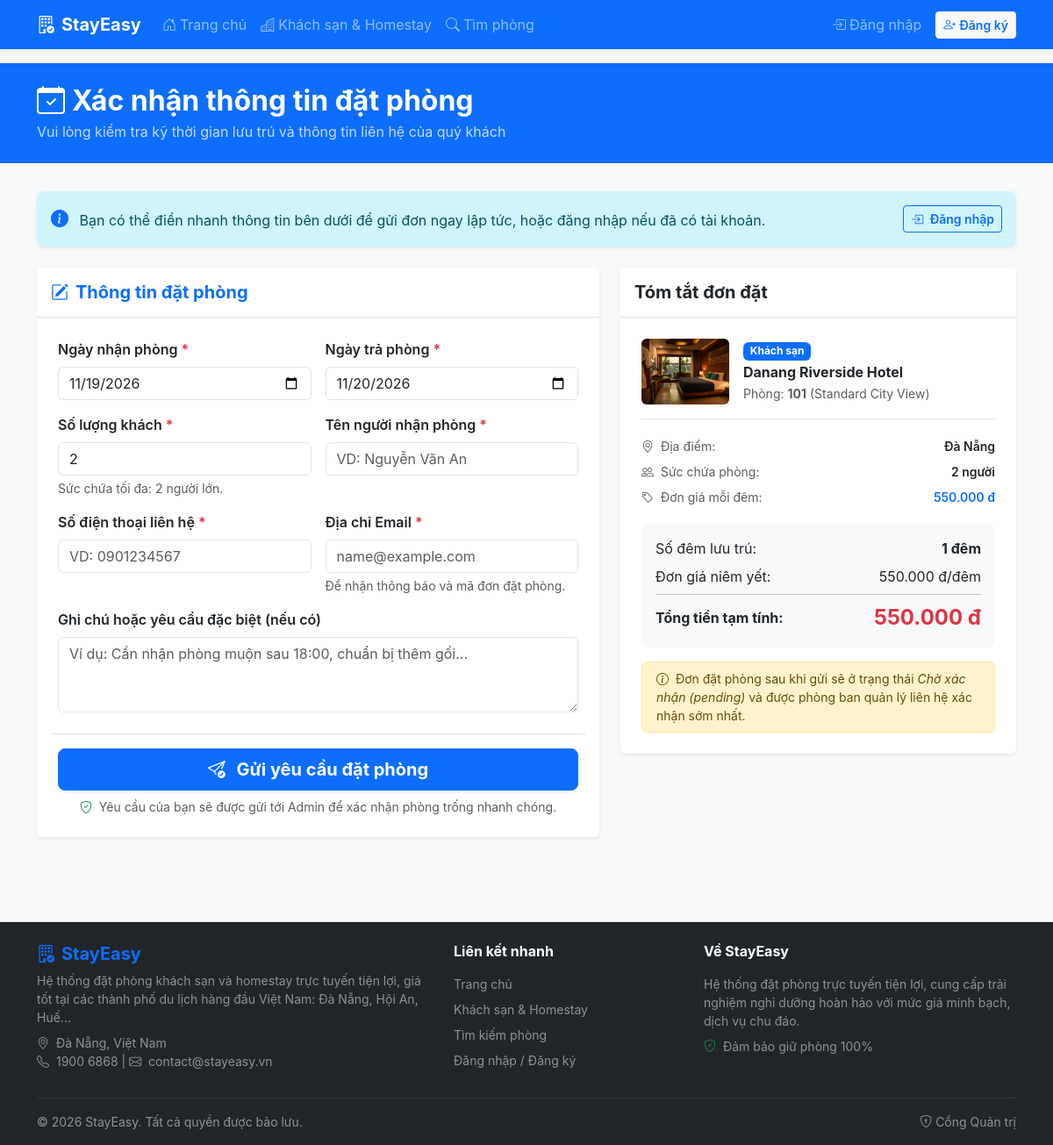
The app's page /booking_create.php with its own data.
### tables this page shows
CREATE TABLE `rooms` (
  `id` INT AUTO_INCREMENT PRIMARY KEY,
  `property_id` INT NOT NULL,
  `room_type_id` INT NOT NULL,
  `room_number` VARCHAR(20) NOT NULL,
  `capacity` INT NOT NULL DEFAULT 2,
  `price_per_night` DECIMAL(12, 0) NOT NULL DEFAULT 0,
  `amenities` TEXT DEFAULT NULL,
  `image` VARCHAR(255) DEFAULT NULL,
  `status` ENUM('active', 'inactive') NOT NULL DEFAULT 'active',
  CONSTRAINT `fk_rooms_property` FOREIGN KEY (`property_id`) REFERENCES `properties` (`id`) ON DELETE RESTRICT,
  CONSTRAINT `fk_rooms_room_type` FOREIGN KEY (`room_type_id`) REFERENCES `room_types` (`id`) ON DELETE RESTRICT
);

CREATE TABLE `properties` (
  `id` INT AUTO_INCREMENT PRIMARY KEY,
  `name` VARCHAR(150) NOT NULL,
  `type` ENUM('hotel', 'homestay') NOT NULL DEFAULT 'hotel',
  `address` VARCHAR(255) NOT NULL,
  `city` VARCHAR(100) NOT NULL,
  `description` TEXT DEFAULT NULL,
  `amenities` TEXT DEFAULT NULL,
  `image` VARCHAR(255) DEFAULT NULL,
  `status` ENUM('active', 'inactive') NOT NULL DEFAULT 'active'
);

CREATE TABLE `room_types` (
  `id` INT AUTO_INCREMENT PRIMARY KEY,
  `property_id` INT NOT NULL,
  `name` VARCHAR(100) NOT NULL,
  `description` TEXT DEFAULT NULL,
  `status` ENUM('active', 'inactive') NOT NULL DEFAULT 'active',
  CONSTRAINT `fk_room_types_property` FOREIGN KEY (`property_id`) REFERENCES `properties` (`id`) ON DELETE RESTRICT
);

### includes/functions.php (called while the page is built, shortened)
<?php
function e($value) {
    return htmlspecialchars($value ?? '', ENT_QUOTES, 'UTF-8');
}
function format_money($amount) {
    return number_format((float)$amount, 0, ',', '.') . ' đ';
}
function is_logged_in() {
    return !empty($_SESSION['user_id']);
}
function current_user() {
    if (!is_logged_in()) {
        return null;
    }
    return [
        'id'          => $_SESSION['user_id'],
        'email'       => $_SESSION['email'] ?? '',
        'role'        => $_SESSION['role'] ?? 'customer',
        'customer_id' => $_SESSION['customer_id'] ?? null,
        'full_name'   => $_SESSION['full_name'] ?? 'Khách',
    ];
}
function get_property_type_text($type) {
    return $type === 'homestay' ? 'Homestay' : 'Khách sạn';
}

### booking_create.php (the view, shortened to what this page needs)
<?php
require_once __DIR__ . '/config/db.php';
require_once __DIR__ . '/includes/functions.php';
$room_id = (int)($_POST['room_id'] ?? ($_GET['room_id'] ?? 0));
if ($room_id <= 0) {
    $firstRoom = $pdo->query("SELECT id FROM rooms WHERE status = 'active' ORDER BY id ASC LIMIT 1")->fetchColumn();
    $room_id = (int)$firstRoom;
}
$stmtRoom = $pdo->prepare("
    SELECT r.*, p.name as property_name, p.address as property_address, p.city as property_city,
           p.type as property_type, p.status as property_status, rt.name as room_type_name
    FROM rooms r
    JOIN properties p ON r.property_id = p.id
    JOIN room_types rt ON r.room_type_id = rt.id
    WHERE r.id = ? AND r.status = 'active' AND p.status = 'active'
");
$stmtRoom->execute([$room_id]);
$room = $stmtRoom->fetch();
$user = current_user();
$customer = null;
$check_in      = $_POST['check_in'] ?? ($_GET['check_in'] ?? date('Y-m-d'));
$check_out     = $_POST['check_out'] ?? ($_GET['check_out'] ?? date('Y-m-d', strtotime('+1 day')));
$guests        = (int)($_POST['guests'] ?? ($_GET['guests'] ?? min(2, $room['capacity'])));
$contact_name  = trim($_POST['contact_name'] ?? ($customer['full_name'] ?? ''));
$contact_phone = trim($_POST['contact_phone'] ?? ($customer['phone'] ?? ''));
$contact_email = trim($_POST['contact_email'] ?? ($user['email'] ?? ''));
$note          = trim($_POST['note'] ?? '');
$calc_nights = 1;
if (!empty($check_in) && !empty($check_out) && $check_out > $check_in) {
    $d1 = new DateTime($check_in);
    $d2 = new DateTime($check_out);
    $calc_nights = $d1->diff($d2)->days;
}
$calc_total = $calc_nights * (float)$room['price_per_night'];
require_once __DIR__ . '/includes/header.php';
?>
<div class="bg-primary text-white py-4 mb-4">
    <div class="container">
        <h2 class="fw-bold mb-1"><i class="bi bi-calendar-check me-2"></i>Xác nhận thông tin đặt phòng</h2>
        <p class="mb-0 opacity-75">Vui lòng kiểm tra kỹ thời gian lưu trú và thông tin liên hệ của quý khách</p>
    </div>
</div>
<div class="container py-2 pb-5">
    <?php if (!$user): ?>
        <div class="alert alert-info d-flex flex-wrap align-items-center justify-content-between p-3 mb-4 rounded-3 shadow-sm border-0">
            <div>
                <i class="bi bi-info-circle-fill me-2 fs-5 text-primary"></i>
                Bạn có thể điền nhanh thông tin bên dưới để gửi đơn ngay lập tức, hoặc đăng nhập nếu đã có tài khoản.
            </div>
            <a href="/login.php?redirect=<?= urlencode($_SERVER['REQUEST_URI']) ?>" class="btn btn-outline-primary btn-sm fw-semibold mt-2 mt-sm-0">
                <i class="bi bi-box-arrow-in-right me-1"></i> Đăng nhập
            </a>
        </div>
    <?php endif; ?>
    <div class="row g-4">
        <div class="col-lg-7">
            <div class="card border-0 shadow-sm">
                <div class="card-header bg-white py-3 border-bottom">
                    <h5 class="fw-bold mb-0 text-primary">
                        <i class="bi bi-pencil-square me-2"></i>Thông tin đặt phòng
                    </h5>
                </div>
                <div class="card-body p-4">
                    <form action="" method="POST" id="bookingForm">
                        <div class="row g-3">
                            <div class="col-md-6">
                                <label for="booking_check_in" class="form-label fw-semibold">Ngày nhận phòng <span class="required-star">*</span></label>
                                <input type="date" class="form-control" id="booking_check_in" name="check_in" value="<?= e($check_in) ?>" min="<?= date('Y-m-d') ?>" required>
                            </div>
                            <div class="col-md-6">
                                <label for="booking_check_out" class="form-label fw-semibold">Ngày trả phòng <span class="required-star">*</span></label>
                                <input type="date" class="form-control" id="booking_check_out" name="check_out" value="<?= e($check_out) ?>" min="<?= date('Y-m-d', strtotime('+1 day')) ?>" required>
                            </div>
                            <div class="col-md-6">
                                <label for="guests" class="form-label fw-semibold">Số lượng khách <span class="required-star">*</span></label>
                                <input type="number" class="form-control" id="guests" name="guests" value="<?= (int)$guests ?>" min="1" max="<?= (int)$room['capacity'] ?>" required>
                                <div class="form-text">Sức chứa tối đa: <?= $room['capacity'] ?> người lớn.</div>
                            </div>
                            <div class="col-md-6">
                                <label for="contact_name" class="form-label fw-semibold">Tên người nhận phòng <span class="required-star">*</span></label>
                                <input type="text" class="form-control" id="contact_name" name="contact_name" value="<?= e($contact_name) ?>" required placeholder="VD: Nguyễn Văn An">
                            </div>
                            <div class="col-md-6">
                                <label for="contact_phone" class="form-label fw-semibold">Số điện thoại liên hệ <span class="required-star">*</span></label>
                                <input type="text" class="form-control" id="contact_phone" name="contact_phone" value="<?= e($contact_phone) ?>" required placeholder="VD: 0901234567">
                            </div>
                            <div class="col-md-6">
                                <label for="contact_email" class="form-label fw-semibold">Địa chỉ Email <span class="required-star">*</span></label>
                                <input type="email" class="form-control" id="contact_email" name="contact_email" value="<?= e($contact_email) ?>" required placeholder="name@example.com" <?= $user ? 'readonly' : '' ?>>
                                <div class="form-text">Để nhận thông báo và mã đơn đặt phòng.</div>
                            </div>
                            <div class="col-12">
                                <label for="note" class="form-label fw-semibold">Ghi chú hoặc yêu cầu đặc biệt (nếu có)</label>
                                <textarea class="form-control" id="note" name="note" rows="3" placeholder="Ví dụ: Cần nhận phòng muộn sau 18:00, chuẩn bị thêm gối..."><?= e($note) ?></textarea>
                            </div>
                            <div class="col-12 pt-3 border-top mt-4">
                                <button type="submit" class="btn btn-primary btn-lg w-100 fw-bold shadow-sm">
                                    <i class="bi bi-send-check me-2"></i> Gửi yêu cầu đặt phòng
                                </button>
                                <div class="text-center mt-2 text-muted small">
                                    <i class="bi bi-shield-check text-success me-1"></i> Yêu cầu của bạn sẽ được gửi tới Admin để xác nhận phòng trống nhanh chóng.
                                </div>
                            </div>
                        </div>
                    </form>
                </div>
            </div>
        </div>
        <div class="col-lg-5">
            <div class="card border-0 shadow-sm sticky-top" style="top: 80px;">
                <div class="card-header bg-white py-3 border-bottom">
                    <h5 class="fw-bold mb-0">Tóm tắt đơn đặt</h5>
                </div>
                <div class="card-body p-4">
                    <div class="d-flex gap-3 mb-3 pb-3 border-bottom">
                        <?php $img_src = !empty($room['image']) ? '/assets/images/' . e($room['image']) : '/assets/images/no_image.jpg'; ?>
                        <img src="<?= $img_src ?>" alt="Phòng" class="rounded" style="width: 100px; height: 75px; object-fit: cover;">
                        <div>
                            <span class="badge <?= $room['property_type'] === 'homestay' ? 'bg-success' : 'bg-primary' ?> mb-1">
                                <?= get_property_type_text($room['property_type']) ?>
                            </span>
                            <h6 class="fw-bold mb-1"><?= e($room['property_name']) ?></h6>
                            <div class="text-muted small">Phòng: <strong><?= e($room['room_number']) ?></strong> (<?= e($room['room_type_name']) ?>)</div>
                        </div>
                    </div>
                    <div class="small mb-3">
                        <div class="d-flex justify-content-between py-1">
                            <span class="text-muted"><i class="bi bi-geo-alt me-1"></i> Địa điểm:</span>
                            <span class="fw-semibold text-end"><?= e($room['property_city']) ?></span>
                        </div>
                        <div class="d-flex justify-content-between py-1">
                            <span class="text-muted"><i class="bi bi-people me-1"></i> Sức chứa phòng:</span>
                            <span class="fw-semibold"><?= $room['capacity'] ?> người</span>
                        </div>
                        <div class="d-flex justify-content-between py-1">
                            <span class="text-muted"><i class="bi bi-tag me-1"></i> Đơn giá mỗi đêm:</span>
                            <span class="fw-semibold text-primary"><?= format_money($room['price_per_night']) ?></span>
                        </div>
                    </div>
                    <div class="bg-light p-3 rounded-3 mb-3">
                        <div class="d-flex justify-content-between mb-2">
                            <span>Số đêm lưu trú:</span>
                            <strong id="display_nights"><?= $calc_nights ?> đêm</strong>
                        </div>
                        <div class="d-flex justify-content-between mb-2">
                            <span>Đơn giá niêm yết:</span>
                            <span><?= format_money($room['price_per_night']) ?>/đêm</span>
                        </div>
                        <hr class="my-2">
                        <div class="d-flex justify-content-between align-items-center">
                            <span class="fw-bold fs-6">Tổng tiền tạm tính:</span>
                            <span class="fw-bold fs-4 text-danger" id="display_total"><?= format_money($calc_total) ?></span>
                        </div>
                    </div>
                    <div class="alert alert-warning py-2 small mb-0">
                        <i class="bi bi-info-circle me-1"></i> Đơn đặt phòng sau khi gửi sẽ ở trạng thái <em>Chờ xác nhận (pending)</em> và được phòng ban quản lý liên hệ xác nhận sớm nhất.
                    </div>
                </div>
            </div>
        </div>
    </div>
</div>
<?php require_once __DIR__ . '/includes/footer.php'; ?>

### assets/css/style.css (style rules this page uses)
:root { --primary-color: #0d6efd; --accent-color: #ffc107; }
body { font-family: -apple-system, BlinkMacSystemFont, "Segoe UI", Roboto, "Helvetica Neue", Arial, sans-serif; color: #333; }
.card { transition: transform 0.2s ease, box-shadow 0.2s ease; }
.required-star { color: #dc3545; }

### records on screen
rooms: guests "2", capacity "2", image (picture), property.type "Khách sạn", property.name "Danang Riverside Hotel", room_number "101", room_type.name "Standard City View", property.city "Đà Nẵng", price_per_night "550.000 đ"
